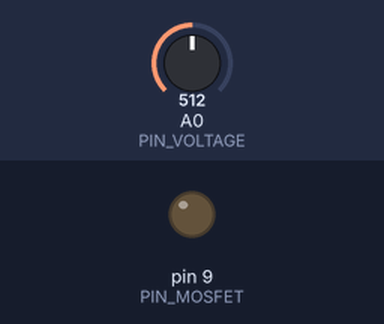
This sketch was run on a simulated Arduino Uno, built with avr-gcc and run on an emulated ATmega328P. Parts: output pins drawn as LEDs (lit = HIGH). Inputs (shaded band) come from the test bench; at power-on: A0 (PIN_VOLTAGE) = 512.

Above: at 1.2 s.
1.3 s: A0 (PIN_VOLTAGE) set to 817
3.5 s: A0 (PIN_VOLTAGE) set to 850
At 4.8 s:
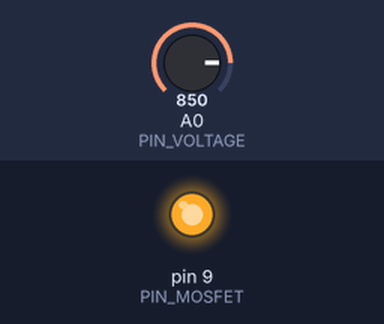
Timing chart, 0 to 6.5 s (numbered marks = the images above; inputs shaded):
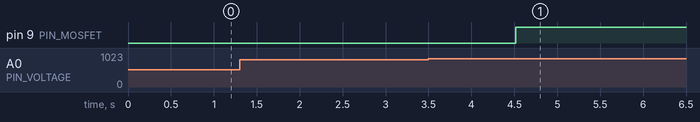

Measured:
- the behaviour switches between 833 and 834 on A0 (PIN_VOLTAGE) (found by bisection; images 0 and 1)
- after the input at 1.3 s, every drawn part: stays the same
- after the input at 3.5 s, pin 9 (PIN_MOSFET): LOW → HIGH after 1.0 s

The sketch:

WindTurbineBrake.ino
```cpp
enum Pins {
  PIN_VOLTAGE = A0, // PC0
  PIN_MOSFET = 9    // PB1
};

constexpr const uint16_t brakeStepDuration_ms = 4ul; // 256 steps
constexpr const uint16_t triggerVoltage_mv = 45000;    // !TEST!

uint16_t getTurbineVoltage_mv() {
  return (uint16_t)analogRead(PIN_VOLTAGE) * 54;
}

uint16_t getVCC_mv() {
  long result;
  // Read 1.1V reference against AVcc
  ADMUX = _BV(REFS0) | _BV(MUX3) | _BV(MUX2) | _BV(MUX1);
  delay(2); // Wait for Vref to settle
  ADCSRA |= _BV(ADSC); // Convert
  while (bit_is_set(ADCSRA,ADSC));
  result = ADCL;
  result |= ADCH<<8;
  result = 1126400L / result; // Back-calculate AVcc in mV
  return (uint16_t)result;
}

void setup() {
  pinMode(PIN_MOSFET, OUTPUT);
  digitalWrite(PIN_MOSFET, LOW);
  TCCR1A = 0x01;
  TCCR1B = 0x0b;
}

bool breaking = false;
void brake() {
  auto endTime = millis() + (brakeStepDuration_ms * 255);
  breaking = true;

  OCR1A = 0;
  TCCR1A = 0xc1;  // Enable inverted PWM output
  do {
    auto now = millis();
    if(now > endTime) break;
    uint8_t duty = (endTime - now) / brakeStepDuration_ms;

    OCR1A = duty;
  } while(true);
  PORTB |= 0x02;  // Constant high on pin_mosfet
  TCCR1A = 0x01;
}

void loop() {
  if(!breaking && getTurbineVoltage_mv() > triggerVoltage_mv) brake();
}
```
